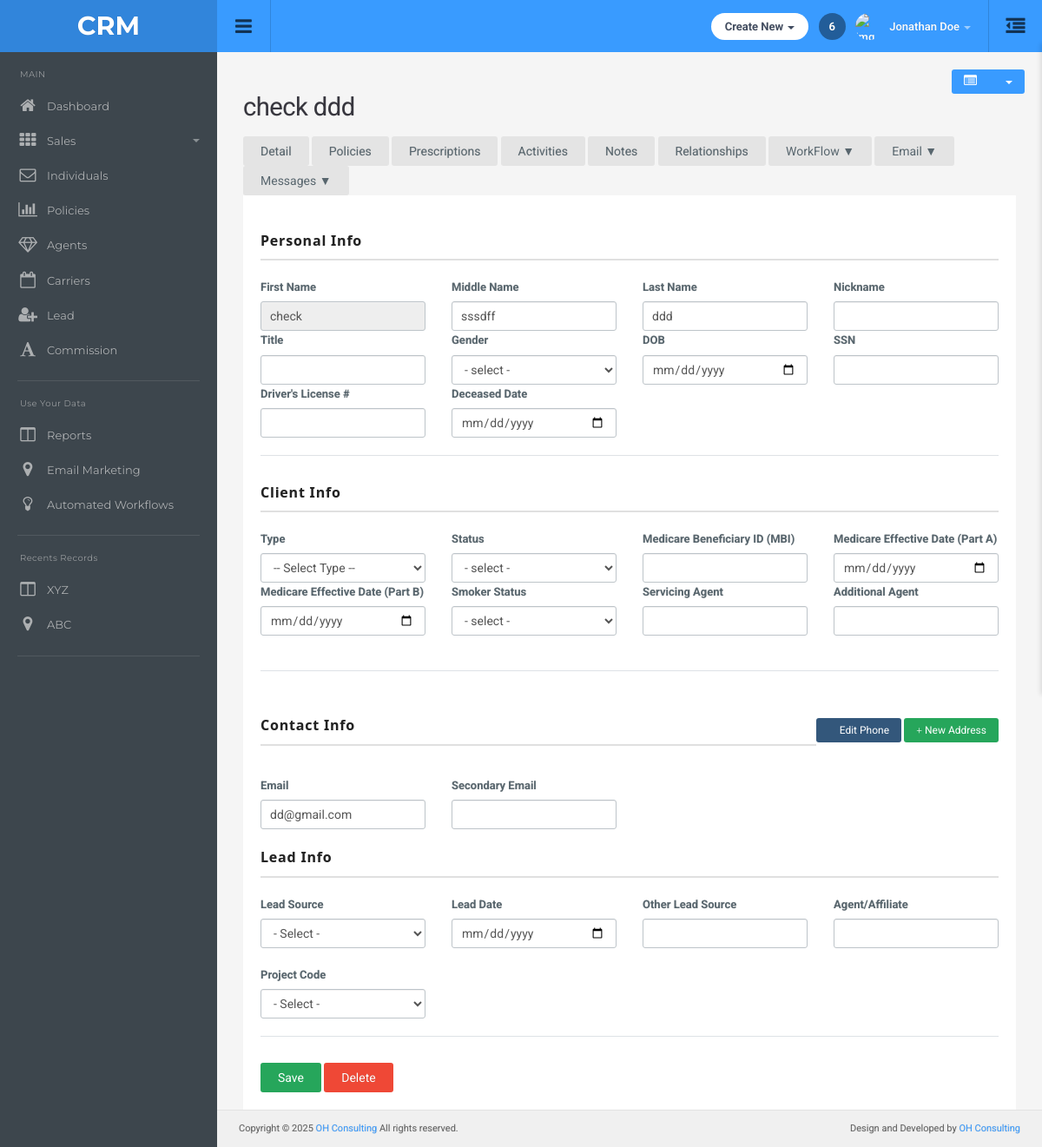
The app's page /Individuals/detail/6/ with its own data.
### main/models.py (models this page shows)
class Individuals(models.Model):
    first_name = models.CharField(max_length=100)
    middle_name = models.CharField(max_length=100,null=True,blank=True)
    last_name = models.CharField(max_length=100)
    individual_type = models.CharField(max_length=100,null=True,blank=True)
    servicing_agent = models.ForeignKey(Agent,on_delete=models.CASCADE,null=True,blank=True)
    email = models.EmailField(null=True,blank=True)
    business_phone = models.CharField(max_length=10, blank=True, null=True)
    business_ext = models.CharField(max_length=10, blank=True, null=True)
    home_phone = models.CharField(max_length=10, blank=True, null=True)
    home_ext = models.CharField(max_length=10, blank=True, null=True)
    cell_phone = models.CharField(max_length=10, blank=True, null=True)
    cell_ext = models.CharField(max_length=10, blank=True, null=True)
    carrier = models.ForeignKey(Carrier,on_delete=models.SET_NULL,null=True,blank=True)

### main/views.py (the view, shortened to what this page needs)
# urls.py: path('Individuals/detail/<int:individual_id>/', views.individual_tab, name='individual_tab'),
def individual_tab(request, individual_id):
    individual = get_object_or_404(Individuals,id=individual_id)
    carriers = Carrier.objects.all()
    individual_details , _ = IndividualDetails.objects.get_or_create(individual_name=individual)
    individual_address = IndividualAddress.objects.filter(individual_name=individual)
    individual_activity = IndividualActivity.objects.filter(individual_name=individual)
    individual_notes = IndividualNotes.objects.filter(individual_name=individual)
    individual_prescription = Prescription.objects.filter(individual_name=individual)
    relationship_data = get_relationship_data(individual)
    policies = Policy.objects.filter(individual=individual).prefetch_related(
    'policy_coverage__carrier_product',
    'policy_details',
    'individual',
    'carrier')
    due_activities = IndividualActivity.objects.filter(
            individual_name=individual,
            due_date__isnull=False
        )
    pin_notess = IndividualNotes.objects.filter(individual_name=individual, pin_note=True)
    agents = Agent.objects.all()
    return render(request, 'Individuals/individualtab.html', {
        'individual': individual,
        'individual_details': individual_details,
        'agents': agents,
        'individual_address': individual_address,
        'individual_activity': individual_activity,
        'individual_notes': individual_notes,
        'relationship_data': relationship_data,
        'policies': policies,
        'due_activities': due_activities,
        'pin_notess': pin_notess,
        'individual_prescription': individual_prescription,
        'carriers':carriers
    })

### templates/Individuals/individualtab.html (shortened to what this page needs)
{% extends "dashboard/base.html" %}
{% load static %}
{% load phone_filters %}
{% block main-content %}
<div class="summary-action-buttons">
  <div class="btn-group summary-group position-relative">
    <button id="toggle-individual-summary" class="btn btn-default btn-sm">
      <i class="fa fa-list-alt"></i>
    </button>
    <button class="btn btn-default btn-sm dropdown-toggle" data-toggle="dropdown">
      <span class="caret"></span>
    </button>
  </div>
</div>
<div class="main-content-wrapper">
    <div class="container-default">
        <div class="content-wrapper">
            <div class="search-agents-container">
                <div class="page-header-row">
                    <h1 class="page-title">{{individual.first_name}} {{individual.last_name}}</h1>
                </div>
                <div class="nav-tabs-container d-flex flex-wrap">
                    <div class="btn-group nav-tab-btn-group me-3 mb-2">
                        <a href="#detail-individuals" class="btn btn-secondary nav-tab-btn active"
                            data-toggle="tab">Detail</a>
                    </div>
                    <div class="btn-group nav-tab-btn-group me-3 mb-2">
                        <a href="#policies-individuals" class="btn btn-secondary nav-tab-btn" data-toggle="tab">Policies</a>
                    </div>
                     <div class="btn-group nav-tab-btn-group me-3 mb-2">
                        <a href="#Prescriptions-individuals" class="btn btn-secondary nav-tab-btn" data-toggle="tab">Prescriptions</a>
                    </div>
                    <div class="btn-group nav-tab-btn-group me-3 mb-2">
                        <a href="#Activities-individuals" class="btn btn-secondary nav-tab-btn"
                            data-toggle="tab">Activities</a>
                    </div>
                    <div class="btn-group nav-tab-btn-group me-3 mb-2">
                        <a href="#Notes-individuals" class="btn btn-secondary nav-tab-btn" data-toggle="tab">Notes</a>
                    </div>
                    <div class="btn-group nav-tab-btn-group me-3 mb-2">
                        <a href="#Relationships-individuals" class="btn btn-secondary nav-tab-btn"
                            data-toggle="tab">Relationships</a>
                    </div>
                    <div class="btn-group nav-tab-btn-group me-3 mb-2">
                        <button type="button" class="btn btn-secondary nav-tab-btn dropdown-toggle" data-toggle="dropdown"
                            aria-haspopup="true" aria-expanded="false">
                            WorkFlow ▼
                        </button>
                    </div>
                    <div class="btn-group nav-tab-btn-group me-3 mb-2">
                        <button type="button" class="btn btn-secondary nav-tab-btn dropdown-toggle" data-toggle="dropdown"
                            aria-haspopup="true" aria-expanded="false">
                            Email ▼
                        </button>
                    </div>
                    <div class="btn-group nav-tab-btn-group me-3 mb-2">
                        <button type="button" class="btn btn-secondary nav-tab-btn dropdown-toggle" data-toggle="dropdown"
                            aria-haspopup="true" aria-expanded="false">
                            Messages ▼
                        </button>
                    </div>
                </div>
                <div class="tab-content">
                    <div class="tab-pane active" id="detail-individuals">
                        {% include "Individuals/individualdetail.html" %}
                    </div>
                        {% include "Individuals/individualspolicy.html" %}
                        {% include "Individuals/individualrelationships.html" %}
                </div>
            </div>
        </div>
    </div>
</div>
{% endblock %}

### templates/Individuals/individualdetail.html (shortened to what this page needs)
{% load phone_filters %}
<div id="detail-content" class="tab-pane active">
<form action="" method="post">
    <div class="agent-info-container mt-4">
        <h1 class="section-title">Personal Info</h1>
        <div class="row">
            <div class="col-md-3">
                <label>First Name</label>
                <input type="text" class="form-control" value="{{ individual.first_name }}" readonly>
            </div>
            <div class="col-md-3">
                <label>Middle Name</label>
                <input type="text" class="form-control" name="middle_name" value="{{ individual.middle_name|default:"" }}">
            </div>
            <div class="col-md-3">
                <label>Last Name</label>
                <input type="text" class="form-control" name="last_name" value="{{ individual.last_name|default:""  }}">
            </div>
            <div class="col-md-3">
                <label>Nickname</label>
                <input type="text" class="form-control" name="nick_name" value="{{ individual_details.nick_name|default:""  }}">
            </div>
            <div class="col-md-3">
                <label>Title</label>
                <input type="text" class="form-control" name="title_name" value="{{ individual_details.title |default:"" }}">
            </div>
            <div class="col-md-3">
                <label>Gender</label>
                <select class="form-control" name="gender">
                    <option value="">- select -</option>
                </select>
            </div>
            <div class="col-md-3">
                <label>DOB</label>
                <input type="date" class="form-control" name="dob" value="{{ individual_details.dob|date:'Y-m-d'|default:""  }}">
            </div>
            <div class="col-md-3">
                <label>SSN</label>
                <input type="text" class="form-control" name="ssn" value="{{ individual_details.ssn|default:""  }}">
            </div>
            <div class="col-md-3">
                <label>Driver's License #</label>
                <input type="text" class="form-control" name="driver_license" value="{{ individual_details.driver_license |default:"" }}">
            </div>
            <div class="col-md-3">
                <label>Deceased Date</label>
                <input type="date" name="deceased_date" class="form-control" value="{{ individual_details.descresed_date|date:'Y-m-d' }}">
            </div>
        </div>
    </div>
    <div class="agent-info-container mt-4">
        <h1 class="section-title">Client Info</h1>
        <div class="row">
            <div class="col-md-3">
                <label>Type</label>
                <select class="form-control" name="type">
                    <option value="">-- Select Type --</option>
                </select>
            </div>
            <div class="col-md-3">
                <label>Status</label>
                <select class="form-control" name="ind_status">
                    <option value="">- select -</option>
                </select>
            </div>
            <div class="col-md-3">
                <label>Medicare Beneficiary ID (MBI)</label>
                <input type="text" class="form-control" name="mbi" value="{{ individual_details.mbi|default:""}}">
            </div>
            <div class="col-md-3">
                <label>Medicare Effective Date (Part A)</label>
                <input type="date" class="form-control" name="parta" value="{{ individual_details.medicare_effective_date_A|date:'Y-m-d' }}">
            </div>
            <div class="col-md-3">
                <label>Medicare Effective Date (Part B)</label>
                <input type="date" class="form-control" name="partb" value="{{ individual_details.medicare_effective_date_B|date:'Y-m-d' }}">
            </div>
            <div class="col-md-3">
                <label>Smoker Status</label>
                <select class="form-control" name="smoker_status">
                    <option value="">- select -</option>
                </select>
            </div>
            <div class="col-md-3">
                <label>Servicing Agent</label>
                <input type="text" class="form-control agent-autocomplete" id="servicing_agent" autocomplete="off" value="{{individual.servicing_agent.first_name}} {{individual.servicing_agent.last_name}}">
            </div>
            <div class="col-md-3">
                <label>Additional Agent</label>
                <input type="text" class="form-control agent-autocomplete" id="additional_agent" autocomplete="off" value="{{individual_details.additional_agent.first_name}} {{individual_details.additional_agent.last_name}}">
            </div>
        </div>
    </div>
    <div class="contact-updated-info contact-fields-panel mt-4">
        <div class="section-header">
            <h1 class="section-title">Contact Info</h1>
            <div class="contact-fields-edit">
                <button type="button" class="btn btn-primary btn-sm" data-toggle="modal" data-target="#editPhoneModal">
                    <i class="glyphicon glyphicon-edit"></i> Edit Phone
                </button>
                <button type="button" class="btn btn-success btn-sm" data-toggle="modal" data-target="#newAddressModal">
                    <i class="glyphicon glyphicon-plus"></i> New Address
                </button>
            </div>
        </div>
        <div class="row">
            <div class="col-md-6">
                <div class="row">
                    <div class="col-md-6 position-relative">
                        <label>Email</label>
                        <input type="email" class="form-control" value="{{individual.email|default:""}}" name="email">
                    </div>
                    <div class="col-md-6">
                        <label>Secondary Email</label>
                        <input type="email" class="form-control" value="{{individual_details.secondary_email|default:""}}" name="secondary_email">
                    </div>
                </div>
            </div>
            <div class="col-md-6">
            </div>
        </div>
    </div>
    <div class="agent-info-container mt-4">
        <h1 class="section-title">Lead Info</h1>
        <div class="row">
            <div class="col-md-3">
                <label>Lead Source</label>
                <select class="form-control" name="lead_source">
                    <option value="">- Select -</option>
                </select>
            </div>
            <div class="col-md-3">
                <label>Lead Date</label>
                <input type="date" class="form-control" name="lead_date" value="{{ individual_details.lead_date|date:'Y-m-d' }}">
            </div>
            <div class="col-md-3">
                <label>Other Lead Source</label>
                <input type="text" class="form-control" value="{{individual_details.other_lead_source|default:""}}" name="other_lead_source">
            </div>
            <div class="col-md-3">
                <label>Agent/Affiliate</label>
                <input type="text" class="form-control agent-autocomplete" id="affiliate_agent" autocomplete="off" value="{{individual_details.affiliate_agent.first_name}} {{individual_details.affiliate_agent.last_name}}">
            </div>
            <div class="col-md-3">
                <label>Project Code</label>
                <select class="form-control" name="project_code">
                    <option value="">- Select -</option>
                </select>
            </div>
        </div>
    </div>
    <div class="d-flex justify-content-end mt-4">
        <button class="btn btn-success me-2" type="submit">Save</button>
        <a href="{% url 'delete_individual' individual.id %}"
        class="btn btn-danger"
        onclick="return confirm('Are you sure you want to delete this individual? This action cannot be undone.');">
        Delete
    </a>
    </div>
</form>
</div>
<link rel="stylesheet" href="https://code.jquery.com/ui/1.13.2/themes/base/jquery-ui.css">

### records on screen
Individuals: first_name "check", last_name "ddd", middle_name "sssdff", email "dd@gmail.com"
